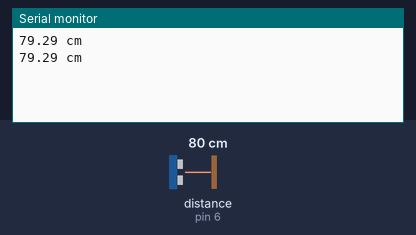
Bench run of a sketch on a simulated Arduino Uno, built with avr-gcc and run on an emulated ATmega328P. Parts: the last lines printed to the serial monitor. The inputs (shaded band) are chosen by the test bench; at power-on: distance to the obstacle (sensor on pin 6) 80 cm. The echo pulse lasts 58.3 µs per cm.

Above: at 1.8 s.
1.9 s: distance to the obstacle (sensor on pin 6) set to 2 cm
At 2.4 s:
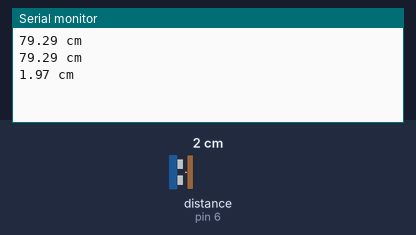
3.4 s: distance to the obstacle (sensor on pin 6) set to 4 cm
At 4.8 s:
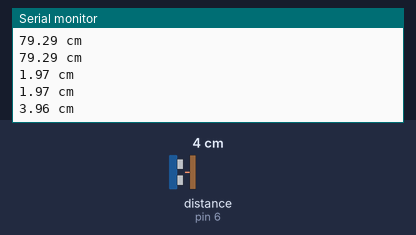
Timing chart, 0 to 6.4 s (numbered marks = the images above; inputs shaded):
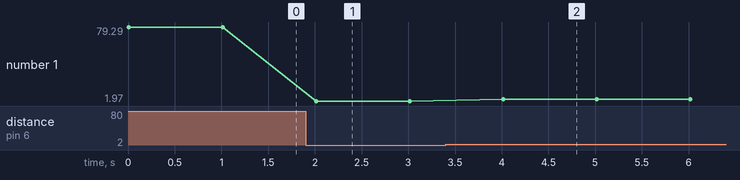

The sketch:

Master.ino
```cpp
// Master
#include <SoftwareSerial.h>
SoftwareSerial BTSerial(10,11);
// sensor
const int trigger_pin = 5;
const int pw_pin = 6;
const int trigger_delay = 10;
long duration;
float cm;
//
void setup() {
  BTSerial.begin(38400);
  Serial.begin(9600);
  pinMode(trigger_pin, OUTPUT);
  pinMode(pw_pin, INPUT);
}

void loop() {
  digitalWrite(trigger_pin, LOW);
  delayMicroseconds(10);
  digitalWrite(trigger_pin, HIGH);
  delayMicroseconds(trigger_delay);
  digitalWrite(trigger_pin, LOW);
  duration = pulseIn(pw_pin, HIGH);
  cm = duration * 0.017;
  Serial.print(cm);
  Serial.println(" cm");
  if (cm <= 10) {
    BTSerial.write('0');
  } else {
    BTSerial.write('1');
  }
  delay(1000);
}
```

Measured:
- after the input at 1.9 s, the serial monitor: prints a new line after 0.11 s (image 1)
- after the input at 3.4 s, the serial monitor: prints a new line after 0.62 s (image 2)
- plotted number 1: 79.29 → 1.97 after the input at 1.9 s, 1.97 → 3.96 after the input at 3.4 s
